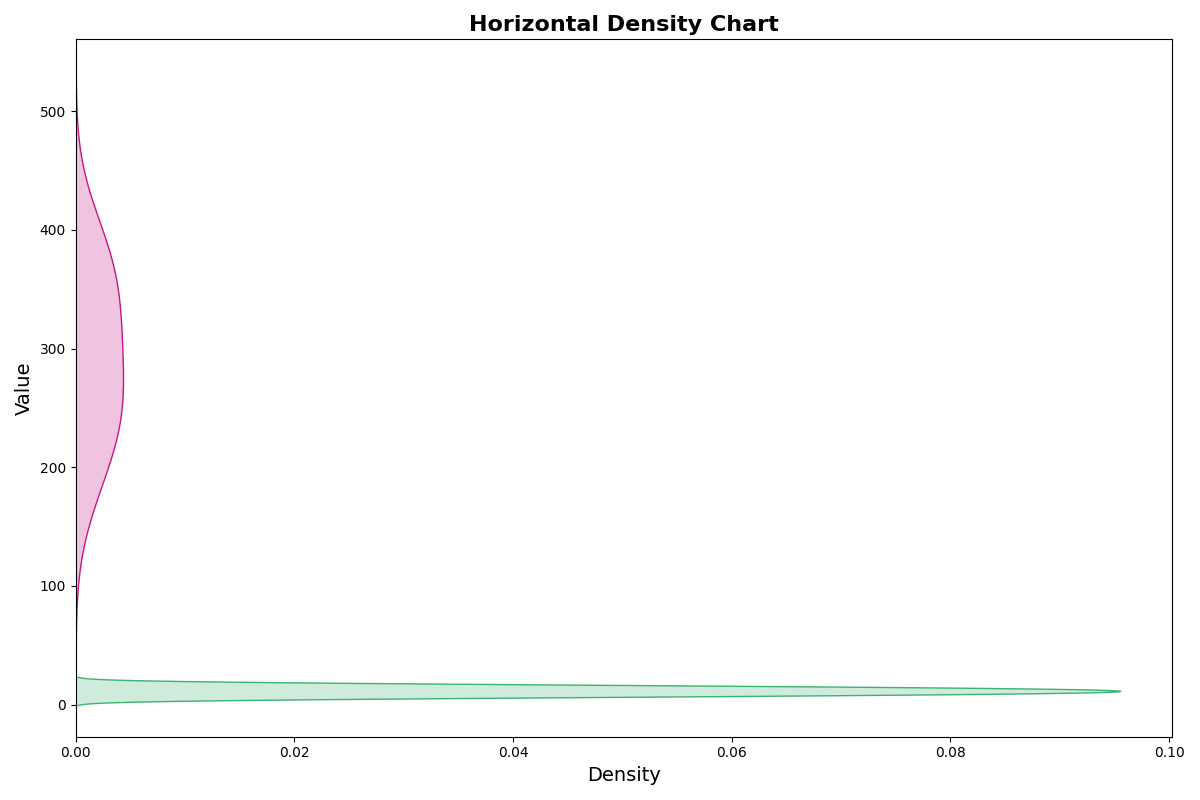

Write the Python code that produced this figure.
import matplotlib.pyplot as plt
import numpy as np
import seaborn as sns

researcher_density = np.array([8, 6, 15, 12, 17, 9, 11, 14, 10, 13])
patents_filed = np.array([240, 180, 350, 300, 400, 220, 280, 370, 250, 330])

fig, ax = plt.subplots(figsize=(12, 8))

sns.kdeplot(y=researcher_density, ax=ax, fill=True, color="mediumseagreen")
sns.kdeplot(y=patents_filed, ax=ax, fill=True, color="mediumvioletred")

ax.set_title("Horizontal Density Chart", fontsize=16, fontweight='bold')
ax.set_xlabel("Density", fontsize=14)
ax.set_ylabel("Value", fontsize=14)

plt.tight_layout()
plt.show()
